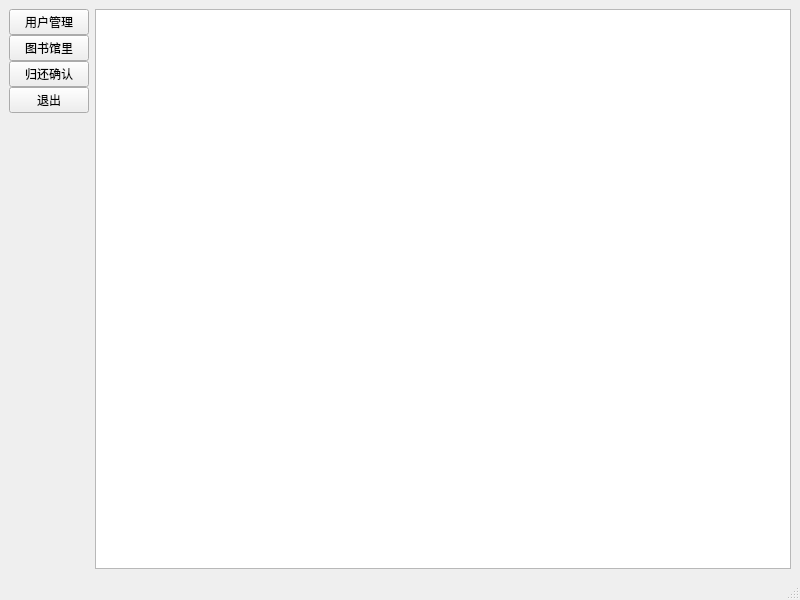
<?xml version="1.0" encoding="UTF-8"?>
<ui version="4.0">
 <class>MainWindow</class>
 <widget class="QMainWindow" name="MainWindow">
  <property name="geometry">
   <rect>
    <x>0</x>
    <y>0</y>
    <width>800</width>
    <height>600</height>
   </rect>
  </property>
  <property name="windowTitle">
   <string>MainWindow</string>
  </property>
  <widget class="QWidget" name="centralwidget">
   <layout class="QGridLayout" name="gridLayout_2">
    <item row="0" column="1">
     <layout class="QGridLayout" name="gridLayout">
      <item row="0" column="0">
       <widget class="QStackedWidget" name="stackedWidget">
        <property name="currentIndex">
         <number>1</number>
        </property>
        <widget class="QWidget" name="page">
         <layout class="QGridLayout" name="gridLayout_3">
          <property name="leftMargin">
           <number>0</number>
          </property>
          <property name="topMargin">
           <number>0</number>
          </property>
          <property name="rightMargin">
           <number>0</number>
          </property>
          <property name="bottomMargin">
           <number>0</number>
          </property>
          <property name="spacing">
           <number>0</number>
          </property>
          <item row="0" column="0">
           <widget class="QTableView" name="tableView_userinfo"/>
          </item>
         </layout>
        </widget>
        <widget class="QWidget" name="page_2">
         <layout class="QGridLayout" name="gridLayout_4">
          <property name="leftMargin">
           <number>0</number>
          </property>
          <property name="topMargin">
           <number>0</number>
          </property>
          <property name="rightMargin">
           <number>0</number>
          </property>
          <property name="bottomMargin">
           <number>0</number>
          </property>
          <property name="spacing">
           <number>0</number>
          </property>
          <item row="0" column="0">
           <widget class="QTableView" name="tableView_libinfo"/>
          </item>
         </layout>
        </widget>
       </widget>
      </item>
     </layout>
    </item>
    <item row="0" column="0">
     <widget class="QWidget" name="verticalWidget" native="true">
      <property name="sizePolicy">
       <sizepolicy hsizetype="Fixed" vsizetype="Preferred">
        <horstretch>0</horstretch>
        <verstretch>0</verstretch>
       </sizepolicy>
      </property>
      <layout class="QVBoxLayout" name="verticalLayout">
       <property name="spacing">
        <number>0</number>
       </property>
       <property name="leftMargin">
        <number>0</number>
       </property>
       <property name="topMargin">
        <number>0</number>
       </property>
       <property name="rightMargin">
        <number>0</number>
       </property>
       <property name="bottomMargin">
        <number>0</number>
       </property>
       <item>
        <widget class="QPushButton" name="pushButton_user_manage">
         <property name="sizePolicy">
          <sizepolicy hsizetype="Fixed" vsizetype="Fixed">
           <horstretch>0</horstretch>
           <verstretch>0</verstretch>
          </sizepolicy>
         </property>
         <property name="text">
          <string>用户管理</string>
         </property>
        </widget>
       </item>
       <item>
        <widget class="QPushButton" name="pushButton_lib_manage">
         <property name="sizePolicy">
          <sizepolicy hsizetype="Fixed" vsizetype="Fixed">
           <horstretch>0</horstretch>
           <verstretch>0</verstretch>
          </sizepolicy>
         </property>
         <property name="text">
          <string>图书馆里</string>
         </property>
        </widget>
       </item>
       <item>
        <widget class="QPushButton" name="pushButton_back">
         <property name="sizePolicy">
          <sizepolicy hsizetype="Fixed" vsizetype="Fixed">
           <horstretch>0</horstretch>
           <verstretch>0</verstretch>
          </sizepolicy>
         </property>
         <property name="text">
          <string>归还确认</string>
         </property>
        </widget>
       </item>
       <item>
        <widget class="QPushButton" name="pushButton_close_win">
         <property name="sizePolicy">
          <sizepolicy hsizetype="Fixed" vsizetype="Fixed">
           <horstretch>0</horstretch>
           <verstretch>0</verstretch>
          </sizepolicy>
         </property>
         <property name="text">
          <string>退出</string>
         </property>
        </widget>
       </item>
       <item>
        <spacer name="verticalSpacer">
         <property name="orientation">
          <enum>Qt::Vertical</enum>
         </property>
         <property name="sizeHint" stdset="0">
          <size>
           <width>20</width>
           <height>40</height>
          </size>
         </property>
        </spacer>
       </item>
      </layout>
     </widget>
    </item>
   </layout>
  </widget>
  <widget class="QMenuBar" name="menubar">
   <property name="geometry">
    <rect>
     <x>0</x>
     <y>0</y>
     <width>800</width>
     <height>22</height>
    </rect>
   </property>
  </widget>
  <widget class="QStatusBar" name="statusbar"/>
 </widget>
 <resources/>
 <connections/>
</ui>
